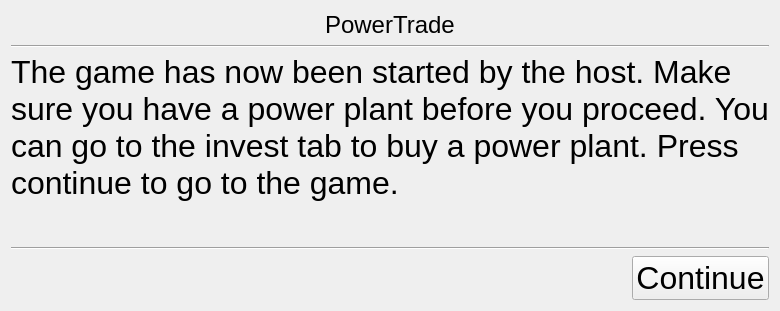
      <widget class="QWidget" name="page">
       <layout class="QVBoxLayout" name="verticalLayout_14">
        <item>
         <layout class="QHBoxLayout" name="horizontalLayout_7">
          <item alignment="Qt::AlignHCenter">
           <widget class="QLabel" name="start_logo">
            <property name="maximumSize">
             <size>
              <width>16777215</width>
              <height>50</height>
             </size>
            </property>
            <property name="font">
             <font>
              <pointsize>18</pointsize>
             </font>
            </property>
            <property name="text">
             <string>PowerTrade</string>
            </property>
           </widget>
          </item>
         </layout>
        </item>
        <item>
         <widget class="Line" name="line_9">
          <property name="orientation">
           <enum>Qt::Horizontal</enum>
          </property>
         </widget>
        </item>
        <item>
         <widget class="QLabel" name="label_15">
          <property name="font">
           <font>
            <pointsize>24</pointsize>
           </font>
          </property>
          <property name="text">
           <string>The game has now been started by the host. Make sure you have a power plant before you proceed. You can go to the invest tab to buy a power plant. Press continue to go to the game. </string>
          </property>
          <property name="wordWrap">
           <bool>true</bool>
          </property>
         </widget>
        </item>
        <item>
         <spacer name="verticalSpacer_8">
          <property name="orientation">
           <enum>Qt::Vertical</enum>
          </property>
          <property name="sizeHint" stdset="0">
           <size>
            <width>20</width>
            <height>40</height>
           </size>
          </property>
         </spacer>
        </item>
        <item>
         <widget class="Line" name="line_12">
          <property name="orientation">
           <enum>Qt::Horizontal</enum>
          </property>
         </widget>
        </item>
        <item>
         <layout class="QHBoxLayout" name="horizontalLayout_8">
          <item>
           <spacer name="horizontalSpacer_12">
            <property name="orientation">
             <enum>Qt::Horizontal</enum>
            </property>
            <property name="sizeHint" stdset="0">
             <size>
              <width>40</width>
              <height>20</height>
             </size>
            </property>
           </spacer>
          </item>
          <item>
           <widget class="QPushButton" name="start_button_continue">
            <property name="font">
             <font>
              <pointsize>24</pointsize>
             </font>
            </property>
            <property name="text">
             <string>Continue</string>
            </property>
           </widget>
          </item>
         </layout>
        </item>
       </layout>
      </widget>
